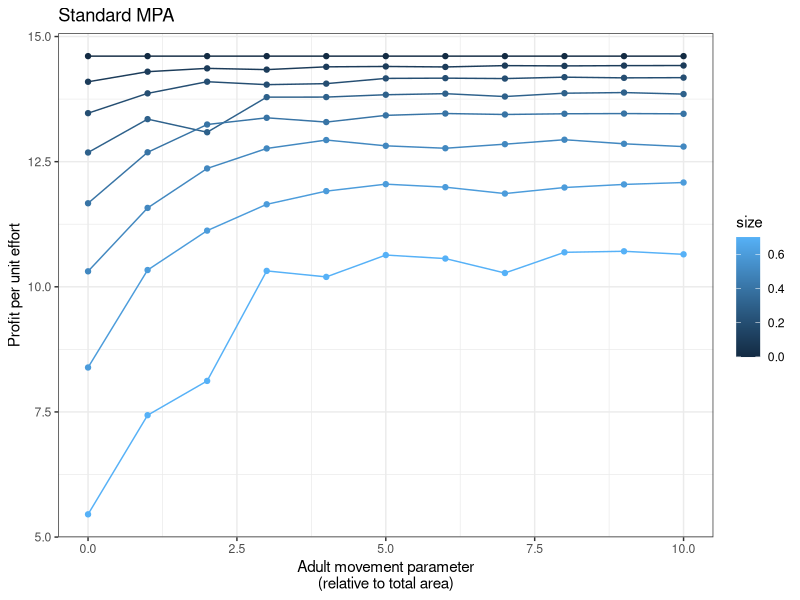
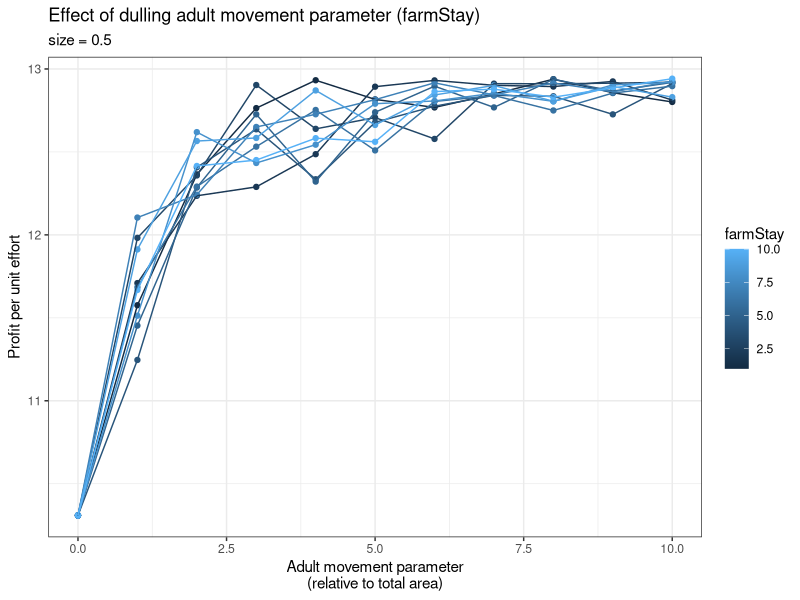
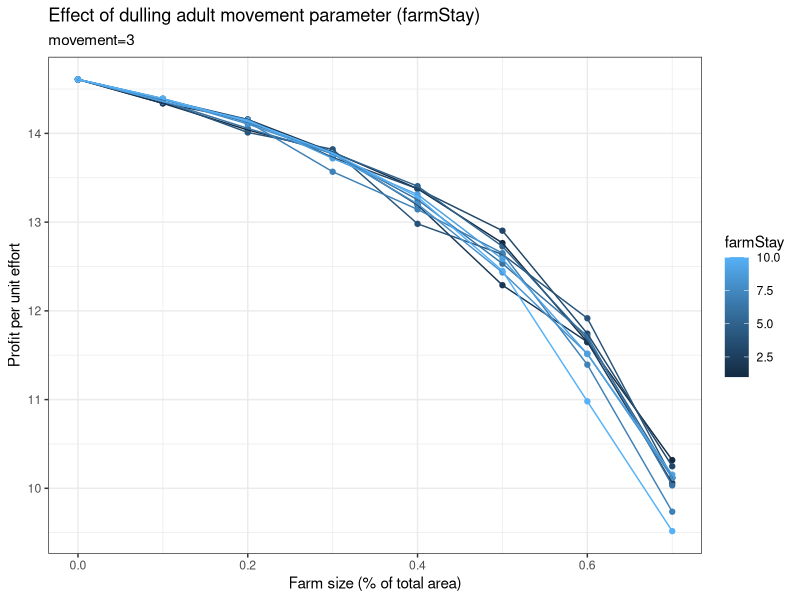
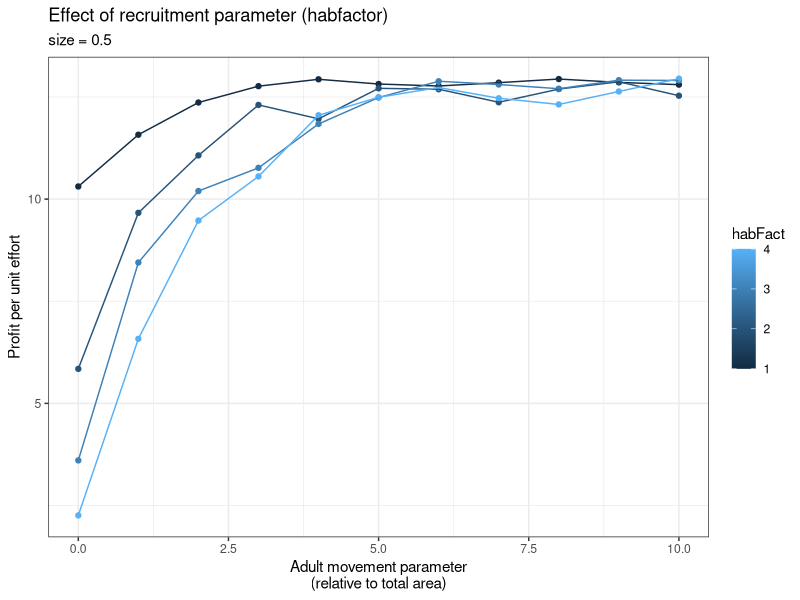
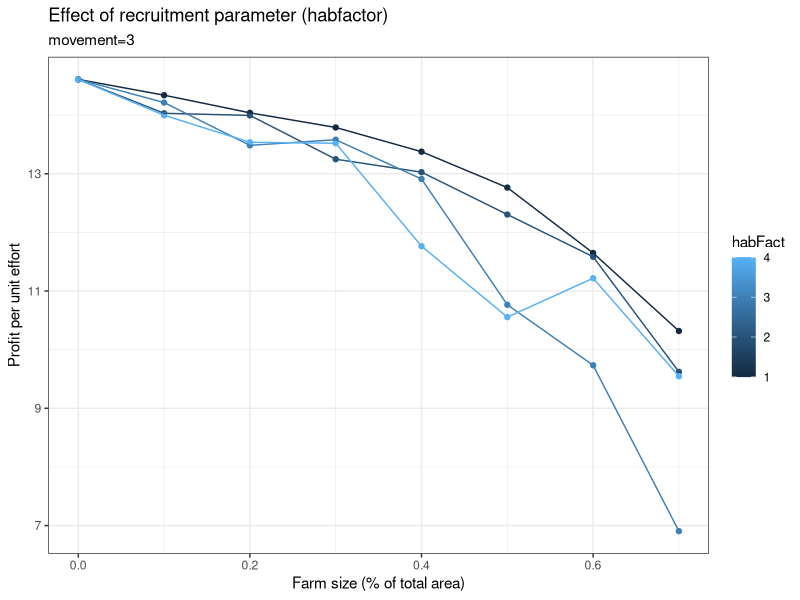

Write the R code that produced these figures, in order.
## ---- chunk 1
knitr::opts_chunk$set(echo = FALSE, warning = F,message = F)
## ---- chunk 2
library(tidyverse)

msDf<-read_csv("testRunMSFH.csv")

mvSzMPA<-msDf %>%
  filter(farmStay==1) %>%
  filter(habFact==1)

rangePlot<-ggplot(mvSzMPA,aes(move,ppue,color=size,group=size))+
  geom_point()+
  geom_line()+
  theme_bw()+
  labs(title = "Standard MPA",
       x="Adult movement parameter\n(relative to total area)",
       y="Profit per unit effort")


rangePlot

## ---- chunk 3

mvFS<-msDf %>%
  filter(size==0.5)%>%
  filter(habFact==1)

mvFSPlot<-ggplot(mvFS,aes(move,ppue,color=farmStay,group=farmStay))+
  geom_point()+
  geom_line()+
  theme_bw()+
  labs(title = "Effect of dulling adult movement parameter (farmStay)",
       subtitle = "size = 0.5",
       x="Adult movement parameter\n(relative to total area)",
       y="Profit per unit effort")


mvFSPlot

## ---- chunk 4

szFS<-msDf %>%
  filter(move==3)%>%
  filter(habFact==1)

szFSPlot<-ggplot(szFS,aes(size,ppue,color=farmStay,group=farmStay))+
  geom_point()+
  geom_line()+
  theme_bw()+
  labs(title = "Effect of dulling adult movement parameter (farmStay)",
       subtitle = "movement=3",
       x="Farm size (% of total area)",
       y="Profit per unit effort")


szFSPlot

## ---- chunk 5

mvHF<-msDf %>%
  filter(size==0.5)%>%
  filter(farmStay==1)

mvHFPlot<-ggplot(mvHF,aes(move,ppue,color=habFact,group=habFact))+
  geom_point()+
  geom_line()+
  theme_bw()+
  labs(title = "Effect of recruitment parameter (habfactor)",
      subtitle = "size = 0.5",
       x="Adult movement parameter\n(relative to total area)",
       y="Profit per unit effort")


mvHFPlot

## ---- chunk 6

szHF<-msDf %>%
  filter(move==3)%>%
  filter(farmStay==1)

szHFPlot<-ggplot(szHF,aes(size,ppue,color=habFact,group=habFact))+
  geom_point()+
  geom_line()+
  theme_bw()+
  labs(title = "Effect of recruitment parameter (habfactor)",
       subtitle = "movement=3",
       x="Farm size (% of total area)",
       y="Profit per unit effort")


szHFPlot

